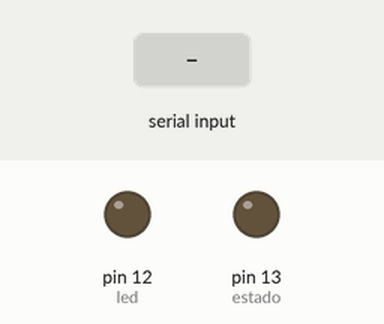
The sketch below on a simulated Arduino Mega 2560, built with avr-gcc and run on an emulated ATmega2560. Parts: output pins drawn as LEDs (lit = HIGH). The inputs (shaded band) are chosen by the test bench. The modem accepts every AT command (registered, SIM ready, sends succeed) and sends nothing else; what the sketch prints to the serial monitor is not drawn.

Above: at 4.6 s.
4.7 s: "@\n" received over the second serial link
Timing chart, 0 to 7.7 s (numbered marks = the images above; inputs shaded):
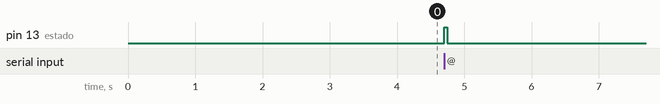

Measured:
- after the input at 4.7 s, pin 13 (estado): LOW → HIGH at once, → LOW 0.04 s later

The sketch:

Sistema_rastreo_satelital_por_GSM.ino
```cpp
#include <TinyGPS.h>
TinyGPS gps;

char numero_cell[]="985819817";//meter numero de telefono
int estado=13;
int led =12;
int i=0;
int j=0;

float lati,longi=0;
char DAT;
char DAT_dos;
char DAT_GPS;
float flat, flon;
unsigned long age;
char coordenada_gps;
char datosSERIAL[30];

char clave_uno[]={'L','E','D','O','N'};//AQUI CAMBIAMOS TODO EL MENSAJE DE CONTROL
char clave_dos[]={'L','E','D','O','F'};//AQUI CAMBIAMOS TODO EL MENSAJE DE CONTROL
char clave_gps[]={'G','P','S'};

void setup()
{

  pinMode(led,OUTPUT);
  pinMode(estado,OUTPUT);
  Serial.begin(9600);
  Serial1.begin(9600); //modulo GSM
  Serial2.begin(9600); //modulo GPS

  configuracion_inicial();
  Serial.println("sistema de alarma GPS + SIM900 encendida");
  Serial.println("esperando recibir mensaje...");
  delay(1000);
}
/////////////////////////
void loop()
{
  leer_mensaje();
}
///////////////////////
void configuracion_inicial()//configura los codigos de lectura de mensajes
{
  Serial1.println("AT+IPR=9600");
  Serial.println("AT+IPR=9600");
  delay(500);
  Serial1.println("AT+CMGF=1");//modo texto
  Serial.println("AT+CMGF=1");//modo texto
  delay(500);
  Serial1.println("AT+CMGR=?");//ACTIVAMOS CODIGO PARA RECIBIR MENSAJES
  Serial.println("AT+CMGR=?");//ACTIVAMOS CODIGO PARA RECIBIR MENSAJES
 delay(500);
  Serial1.println("AT+CNMI=2,2,0,0");//ACTIVAMOS PARA VER MENSAJES
  Serial.println("AT+CNMI=2,2,0,0");//ACTIVAMOS PARA VER MENSAJES

  delay(500);
  Serial.println("configuracion terminada");
  delay(400);

}
///////////////////
void leer_mensaje()
{
  salir:
    if (Serial1.available()>0)
    {

      char DAT =Serial1.read();
      if(DAT=='@'){
        digitalWrite(estado,HIGH);//led de testeo de mensaje
        Serial.println("llego dato");//para verificar si lo detecto

        while(true)//ingresa en un while para leer solo los codigos futuros que estan por llegar despues de la arroba
        {
          if (Serial1.available()>0)
           {//cierre del segundo if
               char DAT_dos =Serial1.read();//@LEDON enter
               datosSERIAL[j]= DAT_dos;//almacena en cadena de caracteres, suma de caracteres
               j++;
               //////////////////////////
               if (DAT_dos=='\n')//cuando termine de entregar todos los datos dara un enter
               //garantizando el final del codigo
                {

                 Serial.println("Lectura correcta del codigo enviado:");//IMPRIME LOS CARACTERES ALMACENADOS PARA VER SI TODO ESTA OK
                 for(int i=0;i<=j;i++)
                  {
                 Serial.print(datosSERIAL[i]);//IMPRIME TODO EL CODIGO GUARDADO EN EL ARRAY
                  }
                  led_on();//llama a la la funcion y verifica codigo
                  led_off();//llama ala funcion para ver si es de apagar el led
                  digitalWrite(estado,LOW); //apaga el led despues de verificar

                  for(int i=0;i<=j;i++)
                  {
                   datosSERIAL[i]==0;//borro array
                   DAT_dos=0;
                   DAT=0;
                  }
                  j=0;//borra el puntero o acumulador si no se hace esto no detecta los sigueintes codigos
                  goto salir;//sale de todos los ciclos y va al inicio para volver a leer codigo
                 }//CIERRA AL /N
               ////////////////////////
            } //cierre del segundo if
          }//while
       }//arroba

    }//serial available
  }


void led_off()
{
  /////////////////////////
  if(datosSERIAL[0]==clave_dos[0] && datosSERIAL[1]==clave_dos[1] && datosSERIAL[2]==clave_dos[2] && datosSERIAL[3]==clave_dos[3] && datosSERIAL[4]==clave_dos[4])
   {
    digitalWrite(led,LOW);
    Serial.println(" LED  DESACTIVADO.....");
    mensaje_apagado();
   }
   else Serial.println(" codigo incorrecto led off");


}

void led_on()
{
  /////////////////////////
  if(datosSERIAL[0]==clave_uno[0] && datosSERIAL[1]==clave_uno[1] && datosSERIAL[2]==clave_uno[2] && datosSERIAL[3]==clave_uno[3] && datosSERIAL[4]==clave_uno[4])
   {
    digitalWrite(led,HIGH);
    Serial.println(" LED ACTIVADO.....");
    mensaje_encendido();
   }
   else Serial.println(" codigo incorrecto led on");

}

    void mensaje_apagado()
    {
      Serial1.println("AT+CMGF=1");//modo texto
      //Imprime los datos al puerto serie como texto ASCII seguido de un retorno de carro
      delay(1000);
      Serial1.print("AT+CMGS=");// comando de envio de mensaje a un numero determinado
      delay(1000);
      //Imprime los datos al puerto serie como texto ASCII
      Serial1.print((char)34);//ponemos las comillas ", para que lo tome debe ser char de lo contrario el serial envia caracter por caracter
      Serial1.print(985819817);//colocamos numero de telefono
      Serial1.println((char)34);//volvemos a poner el caracter "
      delay(1000);//tiempo para que de respuesta el modulo >
      Serial1.print("led apagado");//mensaje que enviare
      Serial1.print((char)26);//ponemos el simbolo ascii 26,que corresponde a CTRL+Z,con lo que el modulo sabe que el sms termino

      Serial.print("led apagado");//mensaje que enviare
    }

    void mensaje_encendido()
    {
      Serial1.println("AT+CMGF=1");//modo texto
      //Imprime los datos al puerto serie como texto ASCII seguido de un retorno de carro
      delay(1000);
      Serial1.print("AT+CMGS=");// comando de envio de mensaje a un numero determinado
      delay(1000);
      //Imprime los datos al puerto serie como texto ASCII
      Serial1.print((char)34);//ponemos las comillas ", para que lo tome debe ser char de lo contrario el serial envia caracter por caracter
      Serial1.print(985819817);//colocamos numero de telefono
      Serial1.println((char)34);//volvemos a poner el caracter "
      delay(1000);//tiempo para que de respuesta el modulo >
      Serial1.print("led encendido");//mensaje que enviare
      Serial1.print((char)26);//ponemos el simbolo ascii 26,que corresponde a CTRL+Z,con lo que el modulo sabe que el sms termino

      Serial.print("led encendido");//mensaje que enviare
    }
    ///////////////////////////////////
    /////////////////////////////////


    void mensaje_gps_coordenada()
    {
      Serial1.println("AT+CMGF=1");//modo texto
      //Imprime los datos al puerto serie como texto ASCII seguido de un retorno de carro
      delay(1000);
      Serial1.print("AT+CMGS=");// comando de envio de mensaje  a un numero determinado
      delay(1000);
      //Imprime los datos al puerto serie como texto ASCII
      Serial1.print((char)34);//ponemos las comillas ", para que lo tome debe ser char de lo contrario el serial envia caracter por caracter
      Serial1.print(985819817);//colocamos numero de telefono
      Serial1.println((char)34);//volvemos a poner el caracter "
      delay(1000);//tiempo para que de respuesta el modulo >
      Serial1.print("LAT= ");
      Serial1.print(lati);
      Serial1.print("LON= ");
      Serial1.print(longi);
      Serial1.print((char)26);//ponemos el simbolo ascii 26,que corresponde a CTRL+Z,con lo que el modulo sabe que el sms termino
      delay(200);
      lati,longi=0;//borro los datos de la variable

    }
    ///////////////////////////////////

void gpsRead(){
  while (Serial2.available()){
      char c = Serial2.read();   //Se lee el puerto serial del GPS (Serial1)
      if (gps.encode(c)){        //se pasa la variable C al gps

         unsigned long age;
         gps.f_get_position(&flat, &flon, &age); //se le pide al GPS la posicion
         long speed=gps.f_speed_kmph();

         Serial.println("===============GPS==============");
         Serial.print("LAT=");      //Se muestran los datos en el serial del PC (SERIAL solo)
         Serial.print(flat, 6);
         Serial.print(" LON=");
         Serial.print(flon, 6);
         Serial.print(" velocidad=");
         Serial.print(speed, 6);
         Serial.println("===============GPS==============");

         //pasamos las variables para que las lea en codigo del GSM
         lati=flat;
         longi=flon;
      }
}
}
```
